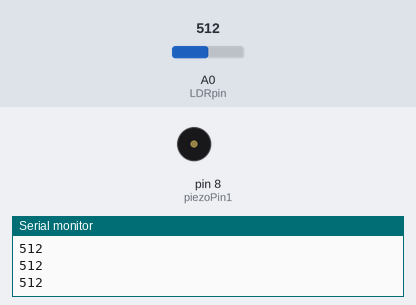
This sketch was run on a simulated Arduino Uno, built with avr-gcc and run on an emulated ATmega328P. Shown: buzzer (waves = sounding), the last lines printed to the serial monitor. The test bench sets the inputs (shaded band); at power-on: A0 (LDRpin) = 512.

Above: at 1.2 s.
1.3 s: A0 (LDRpin) set to 313
2.8 s: A0 (LDRpin) set to 284
At 3.7 s:
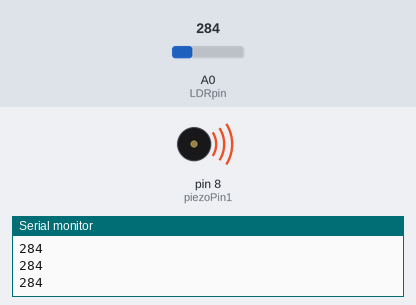
4.3 s: A0 (LDRpin) set to 306
At 5.7 s:
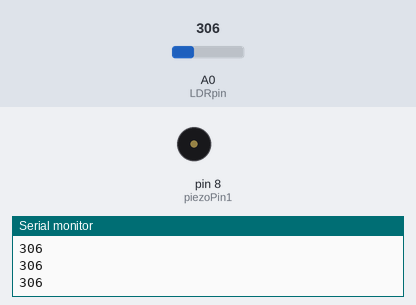
Timing chart, 0 to 7.3 s (numbered marks = the images above; inputs shaded):
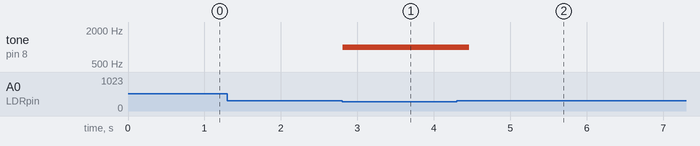

The sketch:

LDR.ino
```cpp
int LDRvalue = 0;
int LDRpin = A0;
int piezoPin1 = 8;
void setup() {
  // put your setup code here, to run once:
Serial.begin(9600);
}

void loop() {
  // put your main code here, to run repeatedly:
  LDRvalue = analogRead(LDRpin);
  Serial.println(LDRvalue);
  if(LDRvalue<300)
  {
    tone(piezoPin1, 1000, 250);
  }
  delay(100);

}
```

Measured:
- the behaviour switches between 300 and 299 on A0 (LDRpin) (found by bisection; images 0 and 1)
- after the input at 2.8 s, tone on pin 8 (piezoPin1): silent → 1000 Hz at once
- after the input at 4.3 s, tone on pin 8 (piezoPin1): 1000 Hz → silent after 0.16 s
